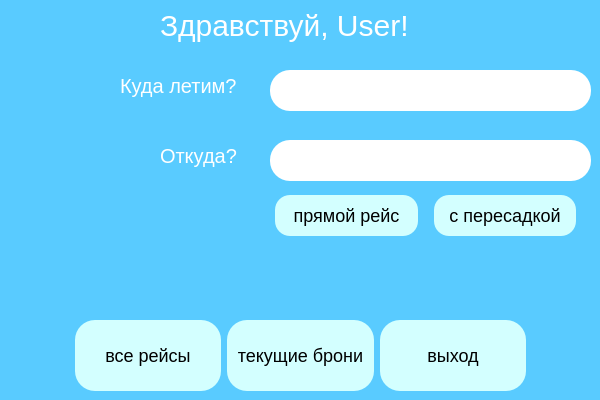
<?xml version="1.0" encoding="UTF-8"?>
<ui version="4.0">
 <class>StandartUserFrame</class>
 <widget class="QDialog" name="StandartUserFrame">
  <property name="geometry">
   <rect>
    <x>0</x>
    <y>0</y>
    <width>600</width>
    <height>400</height>
   </rect>
  </property>
  <property name="sizePolicy">
   <sizepolicy hsizetype="Minimum" vsizetype="Preferred">
    <horstretch>0</horstretch>
    <verstretch>0</verstretch>
   </sizepolicy>
  </property>
  <property name="minimumSize">
   <size>
    <width>600</width>
    <height>400</height>
   </size>
  </property>
  <property name="windowTitle">
   <string>Кабинет пользователя</string>
  </property>
  <property name="styleSheet">
   <string notr="true">background-color: rgb(89, 203, 255);</string>
  </property>
  <widget class="QLabel" name="label_2">
   <property name="geometry">
    <rect>
     <x>10</x>
     <y>20</y>
     <width>71</width>
     <height>51</height>
    </rect>
   </property>
   <property name="text">
    <string/>
   </property>
   <property name="pixmap">
    <pixmap>../../Desktop/СамолетSS.png</pixmap>
   </property>
  </widget>
  <widget class="QLabel" name="label">
   <property name="geometry">
    <rect>
     <x>160</x>
     <y>0</y>
     <width>371</width>
     <height>51</height>
    </rect>
   </property>
   <property name="styleSheet">
    <string notr="true">font-family: Verdana, &quot;Trebuchet MS&quot;, Geneva, sans-serif;
font-size: 30px;
color: white;</string>
   </property>
   <property name="text">
    <string>Здравствуй, User!</string>
   </property>
  </widget>
  <widget class="QLineEdit" name="LoginEdit">
   <property name="geometry">
    <rect>
     <x>270</x>
     <y>70</y>
     <width>321</width>
     <height>41</height>
    </rect>
   </property>
   <property name="styleSheet">
    <string notr="true">background-color: white;
border-radius: 20%;
text-align: center;
</string>
   </property>
   <property name="placeholderText">
    <string/>
   </property>
  </widget>
  <widget class="QLineEdit" name="PasswordEdit">
   <property name="geometry">
    <rect>
     <x>270</x>
     <y>140</y>
     <width>321</width>
     <height>41</height>
    </rect>
   </property>
   <property name="styleSheet">
    <string notr="true">background-color: white;
border-radius: 20%
</string>
   </property>
  </widget>
  <widget class="QLabel" name="label_4">
   <property name="geometry">
    <rect>
     <x>120</x>
     <y>60</y>
     <width>141</width>
     <height>51</height>
    </rect>
   </property>
   <property name="styleSheet">
    <string notr="true">font-family: Verdana, &quot;Trebuchet MS&quot;, Geneva, sans-serif;
font-size: 20px;
color: white;</string>
   </property>
   <property name="text">
    <string>Куда летим?</string>
   </property>
  </widget>
  <widget class="QLabel" name="label_5">
   <property name="geometry">
    <rect>
     <x>160</x>
     <y>130</y>
     <width>91</width>
     <height>51</height>
    </rect>
   </property>
   <property name="styleSheet">
    <string notr="true">font-family: Verdana, &quot;Trebuchet MS&quot;, Geneva, sans-serif;
font-size: 20px;
color: white;</string>
   </property>
   <property name="text">
    <string>Откуда?</string>
   </property>
  </widget>
  <widget class="QWidget" name="horizontalLayoutWidget">
   <property name="geometry">
    <rect>
     <x>270</x>
     <y>190</y>
     <width>311</width>
     <height>51</height>
    </rect>
   </property>
   <layout class="QHBoxLayout" name="horizontalLayout">
    <item>
     <widget class="QPushButton" name="pushButton">
      <property name="sizePolicy">
       <sizepolicy hsizetype="Minimum" vsizetype="Preferred">
        <horstretch>0</horstretch>
        <verstretch>0</verstretch>
       </sizepolicy>
      </property>
      <property name="styleSheet">
       <string notr="true">font-family: Verdana, &quot;Trebuchet MS&quot;, Geneva, sans-serif;
background-color: rgb(211, 255, 255);
border-radius: 15%;
font-size: 18px;
margin: 5px;

</string>
      </property>
      <property name="text">
       <string>прямой рейс</string>
      </property>
     </widget>
    </item>
    <item>
     <widget class="QPushButton" name="pushButton_2">
      <property name="sizePolicy">
       <sizepolicy hsizetype="Minimum" vsizetype="Preferred">
        <horstretch>0</horstretch>
        <verstretch>0</verstretch>
       </sizepolicy>
      </property>
      <property name="styleSheet">
       <string notr="true">font-family: Verdana, &quot;Trebuchet MS&quot;, Geneva, sans-serif;
background-color: rgb(211, 255, 255);
border-radius: 15%;
font-size: 18px;
margin: 5px;

</string>
      </property>
      <property name="text">
       <string>с пересадкой</string>
      </property>
     </widget>
    </item>
   </layout>
  </widget>
  <widget class="QWidget" name="horizontalLayoutWidget_2">
   <property name="geometry">
    <rect>
     <x>75</x>
     <y>320</y>
     <width>451</width>
     <height>71</height>
    </rect>
   </property>
   <layout class="QHBoxLayout" name="horizontalLayout_2">
    <item>
     <widget class="QPushButton" name="pushButton_5">
      <property name="sizePolicy">
       <sizepolicy hsizetype="Minimum" vsizetype="Preferred">
        <horstretch>0</horstretch>
        <verstretch>0</verstretch>
       </sizepolicy>
      </property>
      <property name="styleSheet">
       <string notr="true">font-family: Verdana, &quot;Trebuchet MS&quot;, Geneva, sans-serif;
background-color: rgb(211, 255, 255);
border-radius: 20%;
font-size: 18px;
</string>
      </property>
      <property name="text">
       <string>все рейсы</string>
      </property>
     </widget>
    </item>
    <item>
     <widget class="QPushButton" name="pushButton_4">
      <property name="sizePolicy">
       <sizepolicy hsizetype="Minimum" vsizetype="Preferred">
        <horstretch>0</horstretch>
        <verstretch>0</verstretch>
       </sizepolicy>
      </property>
      <property name="styleSheet">
       <string notr="true">font-family: Verdana, &quot;Trebuchet MS&quot;, Geneva, sans-serif;
background-color: rgb(211, 255, 255);
border-radius: 20%;
font-size: 18px;
</string>
      </property>
      <property name="text">
       <string>текущие брони</string>
      </property>
     </widget>
    </item>
    <item>
     <widget class="QPushButton" name="pushButton_3">
      <property name="sizePolicy">
       <sizepolicy hsizetype="Minimum" vsizetype="Preferred">
        <horstretch>0</horstretch>
        <verstretch>0</verstretch>
       </sizepolicy>
      </property>
      <property name="styleSheet">
       <string notr="true">font-family: Verdana, &quot;Trebuchet MS&quot;, Geneva, sans-serif;
background-color: rgb(211, 255, 255);
border-radius: 20%;
font-size: 18px;
</string>
      </property>
      <property name="text">
       <string>выход</string>
      </property>
     </widget>
    </item>
   </layout>
  </widget>
 </widget>
 <resources/>
 <connections>
  <connection>
   <sender>pushButton_3</sender>
   <signal>clicked()</signal>
   <receiver>StandartUserFrame</receiver>
   <slot>close()</slot>
   <hints>
    <hint type="sourcelabel">
     <x>465</x>
     <y>355</y>
    </hint>
    <hint type="destinationlabel">
     <x>501</x>
     <y>322</y>
    </hint>
   </hints>
  </connection>
 </connections>
</ui>
